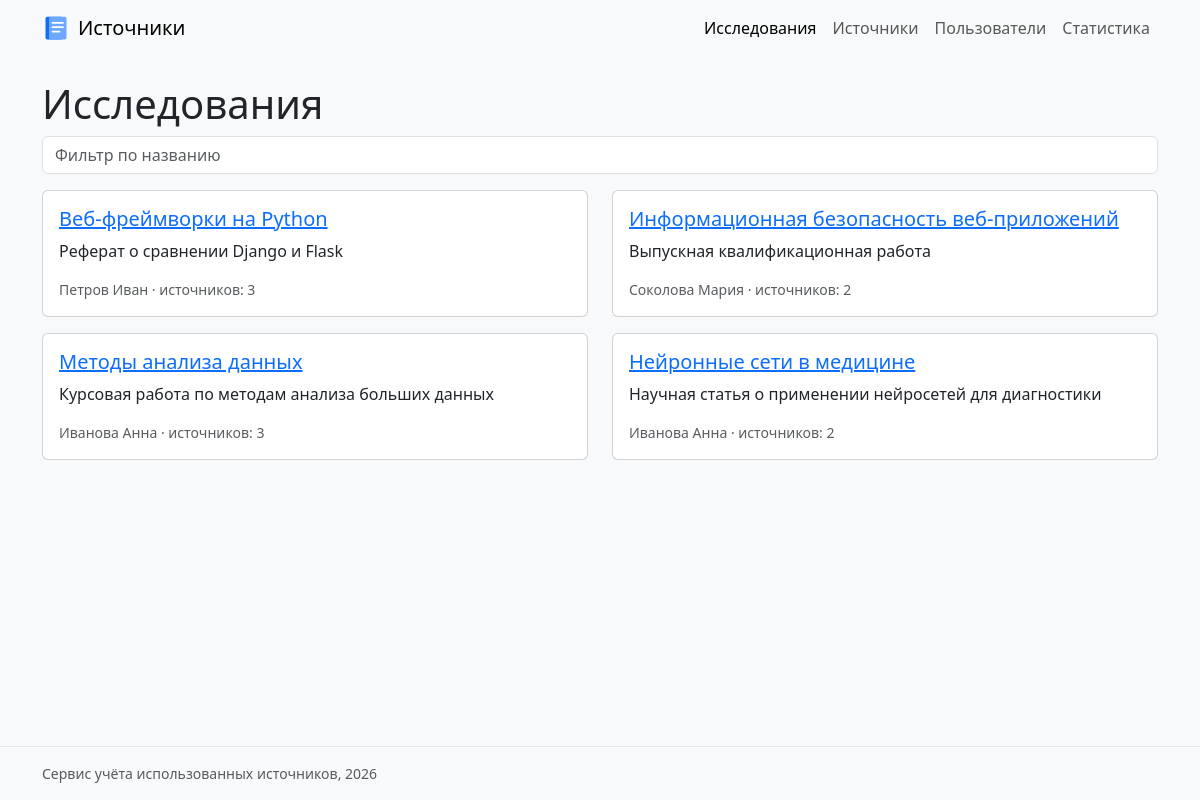
The page /researches/ on the database its author committed.
### researches/views.py (the view)
# urls.py: path("", views.researches_list, name="list"),
def researches_list(request):
    researches = fetch_all("""
        SELECT
            researches.id,
            researches.title,
            researches.description,
            users.name AS user_name,
            COUNT(sources.id) AS sources_count
        FROM researches
        JOIN users ON researches.user_id = users.id
        LEFT JOIN sources ON sources.research_id = researches.id
        GROUP BY researches.id
        ORDER BY researches.title
    """)
    return render(
        request, "researches/research_list.html",
        {"researches": researches},
    )

### db/database.py (called while the page is built)
def get_connection(path=DB_PATH):
    conn = sqlite3.connect(path)
    conn.execute("PRAGMA foreign_keys = ON")
    conn.create_function("py_lower", 1, lambda value: value.lower())
    return conn

def fetch_all(sql, params=(), path=DB_PATH):
    conn = get_connection(path)
    conn.row_factory = sqlite3.Row
    rows = conn.execute(sql, params).fetchall()
    conn.close()
    return rows

### researches/templates/researches/research_list.html (shortened to what this page needs)
{% extends "base.html" %}
{% block content %}
    <h1>Исследования</h1>
    <input id="list-filter" class="form-control mb-3" placeholder="Фильтр по названию">
    <div class="row">
        {% for research in researches %}
            {% include "researches/includes/research_card.html" %}
        {% empty %}
            <p>Исследований пока нет</p>
        {% endfor %}
    </div>
{% endblock %}

### researches/templates/researches/includes/research_card.html
<div class="col-md-6 mb-3" data-filter-item>
    <div class="card h-100">
        <div class="card-body">
            <h5 class="card-title">
                <a href="{% url 'researches:detail' research.id %}">{{ research.title }}</a>
            </h5>
            <p class="card-text">{{ research.description|truncatewords:12 }}</p>
            <p class="card-text text-muted small">{{ research.user_name }} · источников: {{ research.sources_count }}</p>
        </div>
    </div>
</div>

### homepage/static/homepage/css/style.css (style rules this page uses)
body { background-color: #f8f9fb; }

### rows shown on the page
researches: title "Веб-фреймворки на Python", description "Реферат о сравнении Django и Flask", user_name "Петров Иван", sources_count "3"
researches: title "Информационная безопасность веб-приложений", description "Выпускная квалификационная работа", user_name "Соколова Мария", sources_count "2"
researches: title "Методы анализа данных", description "Курсовая работа по методам анализа больших данных", user_name "Иванова Анна", sources_count "3"
researches: title "Нейронные сети в медицине", description "Научная статья о применении нейросетей для диагностики", user_name "Иванова Анна", sources_count "2"
